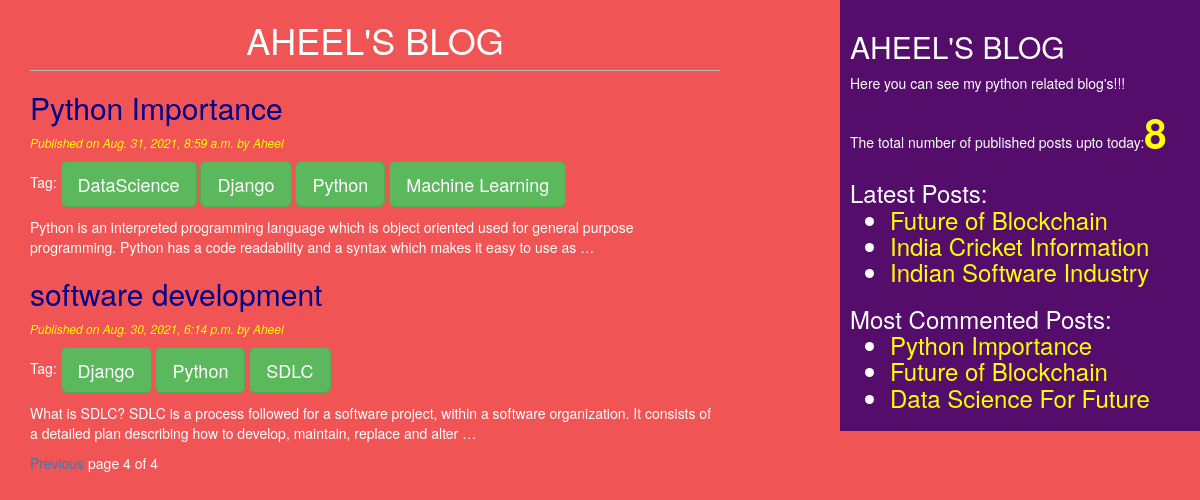
/?page=4, run on the app's committed database.
### blog/models.py (models this page shows, shortened)
class Post(models.Model):
    STATUS_CHOICES = (('draft','Darft'),('published','Published'))
    title = models.CharField(max_length=264)
    slug = models.SlugField(max_length=265,unique_for_date='publish')
    author = models.ForeignKey(User,related_name='blog_posts',on_delete=CASCADE)
    body = models.TextField()
    publish = models.DateTimeField(default=timezone.now)
    created = models.DateTimeField(auto_now_add=True)
    updated = models.DateTimeField(auto_now=True)
    status = models.CharField(max_length=10,choices=STATUS_CHOICES,default='draft')
    objects = CustomManager()
    tags = TaggableManager()
    class Meta:
        ordering = ('-publish',)
    def get_absolute_url(self):
        return reverse('post_detail',args=[self.publish.year,self.publish.strftime('%m'),self.publish.strftime('%d'),self.slug])

### blog/views.py (the view)
# urls.py: path('',views.post_list_view),
def post_list_view(request,tag_slug=None):
    post_list = Post.objects.all()
    tag = None
    if tag_slug:
        tag = get_object_or_404(Tag,slug=tag_slug)
        post_list = post_list.filter(tags__in=[tag])
    paginator = Paginator(post_list,2)
    page_number = request.GET.get('page')
    try:
        post_list = paginator.page(page_number)
    except PageNotAnInteger:
        post_list = paginator.page(1)
    except EmptyPage:
        post_list = paginator.page(paginator.num_pages)
    return render(request,'blog/post_list.html',{'post_list':post_list,'tag':tag})

### blog/models.py (called while the page is built)
    def get_queryset(self):
        return super().get_queryset().filter(status='published')

### blog/templatetags/blog_tags.py (called while the page is built)
@register.simple_tag
def total_posts():
    return Post.objects.count()

@register.inclusion_tag('blog/latest_posts.html')
def latest_posts(count=3):
    latest_posts = Post.objects.all().order_by('-publish')[:count]
    return {'latest_posts':latest_posts}

@register.inclusion_tag('blog/most_commented.html')
def most_commented_posts(count=3):
    most_commented = Post.objects.annotate(total_comments=Count('comments')).order_by('-total_comments')[:count]
    return{'most_commented':most_commented}

### templates/blog/post_list.html (shortened to what this page needs)
{% extends 'blog/base.html' %}
    {% block content_block %}
        <h1>AHEEL'S BLOG</h1>
        {% for post in post_list %}
       <h2><a id="hh" href="{{post.get_absolute_url}}">{{post.title}}</a></h2>
        <p id="date">Published on {{post.publish}} by {{post.author|title}}</p>
        <p>Tag:
        {% for tag in post.tags.all %}
            <a class="btn btn-success btn-lg" href="{%url 'post_list_by_tag_name' tag.slug %}">{{tag.name}}</a>
            {% endfor %}
        </p>
        {{post.body|truncatewords:30|linebreaks}}
        {% endfor %}
        {% include 'blog/pagination.html' with page=post_list %}
    {% endblock %}

### templates/blog/latest_posts.html
<ul>
    {% for post in latest_posts %}
    <li><a id="lp" href="{{post.get_absolute_url}}">{{post.title}}</a></li>
    {% endfor %}
</ul>

### templates/blog/most_commented.html
<ul>
    {% for post in most_commented %}
    <li><a id="lp" href="{{post.get_absolute_url}}">{{post.title}}</a></li>
    {% endfor %}
</ul>

### static/css/blog.css (style rules this page uses)
h1 { text-align: center; border-bottom: 1px solid #bbb; padding: 0 0 10px 0; }
body { background:rgb(241, 84, 84); color: white; }
#date { color: yellow; font-size: 12px; font-style: italic; }
#hh { color:darkblue; }
#lp { color: yellow; }

### data on the page
Post: title "Python Importance", publish "Aug. 31, 2021, 8:59 a.m.", author "Aheel", body "Python is an interpreted programming language which is object oriented used for general purpose programming. Python has a code readability and a syntax which makes it easy to use as …"
Tag: name "DataScience"
Tag: name "Django"
Tag: name "Python"
Tag: name "Machine Learning"
Post: title "software development", publish "Aug. 30, 2021, 6:14 p.m.", author "Aheel", body "What is SDLC? SDLC is a process followed for a software project, within a software organization. It consists of a detailed plan describing how to develop, maintain, replace and alter …"
Tag: name "SDLC"
Post: title "Future of Blockchain"
Post: title "India Cricket Information"
Post: title "Indian Software Industry"
Post: title "Data Science For Future"

### other printed values
{{ page.number }} "4"
{{ page.paginator.num_pages }} "4"
